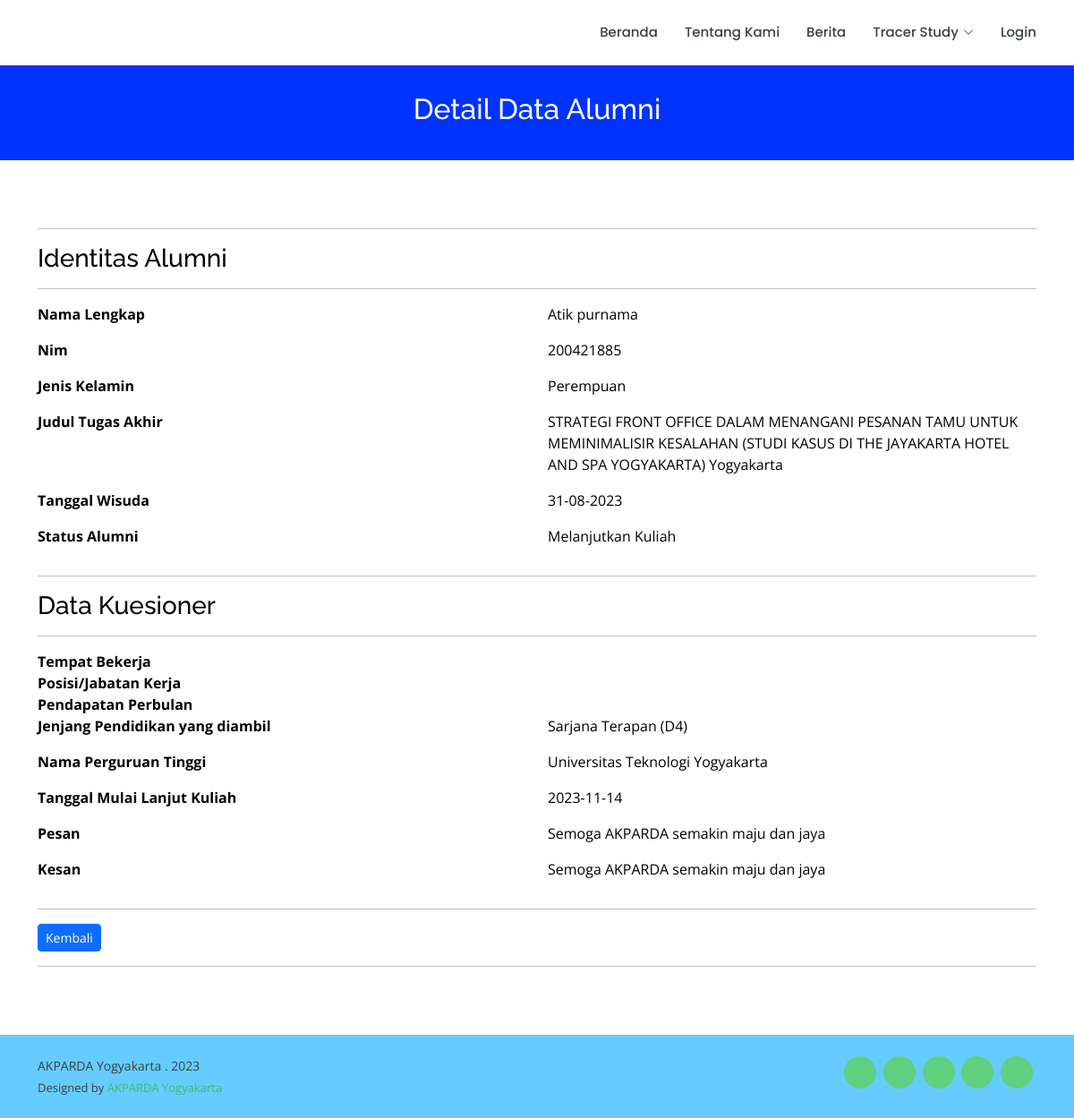
The app's page /alumni_detail.php?id_tracer=1 with its own data.
### tables this page shows
CREATE TABLE `tb_tracerstudy` (
  `id_tracer` int(11) NOT NULL,
  `nim` int(11) NOT NULL,
  `tanggal` date NOT NULL,
  `P1` varchar(200) NOT NULL,
  `P2` varchar(200) NOT NULL,
  `P3` varchar(200) NOT NULL,
  `P4` varchar(200) NOT NULL,
  `P5` varchar(200) NOT NULL,
  `P6` varchar(200) NOT NULL,
  `P7` varchar(200) NOT NULL,
  `P8` varchar(200) NOT NULL,
  `P9` varchar(200) NOT NULL,
  `P10` varchar(200) NOT NULL,
  `P11` varchar(200) NOT NULL,
  `P12` varchar(200) NOT NULL,
  `P13` varchar(200) NOT NULL,
  `P14` varchar(200) NOT NULL,
  `P15` varchar(200) NOT NULL,
  `P16` varchar(200) NOT NULL,
  `opsi_1` varchar(200) NOT NULL,
  `opsi_2` varchar(200) NOT NULL,
  `opsi_3` varchar(200) NOT NULL,
  `opsi_4` varchar(200) NOT NULL,
  `opsi_5` varchar(200) NOT NULL,
  `opsi_6` varchar(200) NOT NULL,
  `opsi_7` varchar(200) NOT NULL,
  `opsi_8` varchar(200) NOT NULL,
  `opsi_9` varchar(200) NOT NULL,
  `opsi_10` varchar(200) NOT NULL,
  `opsi_11` varchar(200) NOT NULL,
  `opsi_12` varchar(200) NOT NULL,
  `opsi_13` varchar(200) NOT NULL,
  `pesan` mediumtext NOT NULL,
  `kesan` mediumtext NOT NULL
);

CREATE TABLE `tb_alumni` (
  `nim` int(11) NOT NULL,
  `nama_lengkap` varchar(100) NOT NULL,
  `tempat_lahir` varchar(50) NOT NULL,
  `tanggal_lahir` date NOT NULL,
  `jenis_kelamin` enum('Laki-Laki','Perempuan','','') NOT NULL,
  `agama` enum('Islam','Kristen','Katholik','Hindu','Budha') NOT NULL,
  `nama_orangtua` varchar(100) NOT NULL,
  `alamat_orangtua` mediumtext NOT NULL,
  `alamat_mahasiswa` mediumtext NOT NULL,
  `no_telepon` char(13) NOT NULL,
  `email` varchar(100) NOT NULL,
  `password` char(32) NOT NULL,
  `judul_TA` mediumtext NOT NULL,
  `dosen_pembimbing_1` varchar(50) NOT NULL,
  `dosen_pembimbing_2` varchar(50) NOT NULL,
  `total_sks` int(11) NOT NULL,
  `tanggal_wisuda` date NOT NULL,
  `ipk` varchar(20) NOT NULL
);

### alumni_detail.php (the view, shortened to what this page needs)
<?php
include "header.php";
?>
  <main id="main" data-aos="fade-in">
    <div class="breadcrumbs">
      <div class="container">
         <h2>Detail Data Alumni</h2>
      </div>
    </div>
     <section id="about" class="about">
        <?php
    if(isset($_GET['id_tracer'])){
        $idtracer    =$_GET['id_tracer'];
    }
    else {
        die ("Database error!");
    }
     include "db/koneksi.php";
    $query    =mysqli_query($con, "SELECT * FROM tb_tracerstudy LEFT JOIN tb_alumni ON tb_tracerstudy.nim= tb_alumni.nim WHERE id_tracer='$idtracer'");
    $result    =mysqli_fetch_array($query);
?>
      <div class="container emp-profile">
            <form method="post">
                <div class="row">
                     <div class="col-md-12">
                        <div class="tab-content profile-tab" id="myTabContent">
                            <div class="tab-pane fade show active" id="home" role="tabpanel" aria-labelledby="home-tab">
                                 <hr>
                                <h3>Identitas Alumni</h3>
                                <hr>
                                        <div class="row">
                                            <div class="col-md-6">
                                                <b><label>Nama Lengkap</label></b>
                                            </div>
                                            <div class="col-md-6">
                                                <p><?php echo $result['nama_lengkap']?></p>
                                            </div>
                                        </div>
                                        <div class="row">
                                            <div class="col-md-6">
                                                <b><label>Nim</label></b>
                                            </div>
                                            <div class="col-md-6">
                                                <p><?php echo $result['nim']?></p>
                                            </div>
                                        </div>
                                        <div class="row">
                                            <div class="col-md-6">
                                                <b><label>Jenis Kelamin</label></b>
                                            </div>
                                            <div class="col-md-6">
                                                <p><?php echo $result['jenis_kelamin']?></p>
                                            </div>
                                        </div>
                                         <div class="row">
                                            <div class="col-md-6">
                                                <b><label>Judul Tugas Akhir</label></b>
                                            </div>
                                            <div class="col-md-6">
                                                <p><?php echo $result['judul_TA']?></p>
                                            </div>
                                        </div>
                                        <div class="row">
                                            <div class="col-md-6">
                                                <b><label>Tanggal Wisuda</label></b>
                                            </div>
                                            <div class="col-md-6">
                                                <p><?php echo date('d-m-Y', strtotime($result ["tanggal_wisuda"]));?></p>
                                            </div>
                                        </div>
                                        <div class="row">
                                            <div class="col-md-6">
                                               <b> <label>Status Alumni</label></b>
                                            </div>
                                            <div class="col-md-6">
                                                <p><?php echo $result['P1']?></p>
                                            </div>
                                        </div>
                                         <hr>
                                        <h3>Data Kuesioner</h3>
                                         <hr>
                                          <div class="row">
                                            <div class="col-md-6">
                                                <b><label>Tempat Bekerja</label></b>
                                            </div>
                                            <div class="col-md-6">
                                            </div>
                                        </div>
                                        <div class="row">
                                            <div class="col-md-6">
                                                <b><label>Posisi/Jabatan Kerja</label></b>
                                            </div>
                                            <div class="col-md-6">
                                            </div>
                                        </div>
                                        <div class="row">
                                            <div class="col-md-6">
                                                <b><label>Pendapatan Perbulan</label></b>
                                            </div>
                                            <div class="col-md-6">
                                            </div>
                                        </div>
                                        <div class="row">
                                            <div class="col-md-6">
                                                <b><label>Jenjang Pendidikan yang diambil</label></b>
                                            </div>
                                            <div class="col-md-6">
                                                <p><?php echo $result['P12']?></p>
                                            </div>
                                        </div>
                                        <div class="row">
                                            <div class="col-md-6">
                                                <b><label>Nama Perguruan Tinggi</label></b>
                                            </div>
                                            <div class="col-md-6">
                                                <p><?php echo $result['P13']?></p>
                                            </div>
                                        </div>
                                        <div class="row">
                                            <div class="col-md-6">
                                                <b><label>Tanggal Mulai Lanjut Kuliah</label></b>
                                            </div>
                                            <div class="col-md-6">
                                                <p><?php echo $result['P14']?></p>
                                            </div>
                                        </div>
                                        <div class="row">
                                            <div class="col-md-6">
                                                <b><label>Pesan</label></b>
                                            </div>
                                            <div class="col-md-6">
                                                <p><?php echo $result['pesan']?></p>
                                            </div>
                                        </div>
                                          <div class="row">
                                            <div class="col-md-6">
                                                <b><label>Kesan</label></b>
                                            </div>
                                            <div class="col-md-6">
                                                <p><?php echo $result['kesan']?></p>
                                            </div>
                                        </div>
                                         <hr>
                                         <div class="news-buttons">
                    <a href="alumni.php" class="btn btn-primary btn-sm">Kembali</a>
                    </div>
                            </div>
                             <hr>
                        </div>
                    </div>
                </div>
            </form>
        </div>
    </section>
    </main>
  <footer id="footer">
    <div class="container d-md-flex py-4">
      <div class="me-md-auto text-center text-md-start">
        <div class="copyright">
           AKPARDA Yogyakarta <strong></strong>. 2023
        </div>
        <div class="credits">
          Designed by <a href="https://bootstrapmade.com/">AKPARDA Yogyakarta</a>
        </div>
      </div>
      <div class="social-links text-center text-md-right pt-3 pt-md-0">
        <a href="#" class="twitter"><i class="bx bxl-twitter"></i></a>
        <a href="#" class="facebook"><i class="bx bxl-facebook"></i></a>
        <a href="#" class="instagram"><i class="bx bxl-instagram"></i></a>
        <a href="#" class="google-plus"><i class="bx bxl-skype"></i></a>
        <a href="#" class="linkedin"><i class="bx bxl-linkedin"></i></a>
      </div>
    </div>
  </footer>

### assets/css/style.css (style rules this page uses)
body { font-family: "Open Sans", sans-serif; color: #000000; }
a { color: #cccccc; text-decoration: none; }
h1, h2, h3, h4, h5, h6 { font-family: "Raleway", sans-serif; }
section { padding: 60px 0; overflow: hidden; }
.breadcrumbs { margin-top: 73px; text-align: center; background: #0033FF; padding: 30px 0; color: #fff; }
.breadcrumbs h2 { font-size: 32px; font-weight: 500; }
#footer { color: #37423b; font-size: 14px; background: #66CCFF; }
#footer .credits { padding-top: 5px; font-size: 13px; }
#footer .credits a { color: #3ac162; transition: 0.3s; }
#footer .social-links a { font-size: 18px; display: inline-block; background: #5fcf80; color: #fff; line-height: 1; padding: 8px 0; margin-right: 4px; border-radius: 50%; text-align: center; width: 36px; height: 36px; transition: 0.3s; }

### records on screen
tb_tracerstudy: nim.nama_lengkap "Atik purnama", nim.nim "200421885", nim.jenis_kelamin "Perempuan", nim.judul_TA "STRATEGI FRONT OFFICE DALAM MENANGANI PESANAN TAMU UNTUK MEMINIMALISIR KESALAHAN (STUDI KASUS DI THE JAYAKARTA HOTEL AND SPA YOGYAKARTA) Yogyakarta", nim.tanggal_wisuda "31-08-2023", P1 "Melanjutkan Kuliah", P12 "Sarjana Terapan (D4)", P13 "Universitas Teknologi Yogyakarta", P14 "2023-11-14", pesan "Semoga AKPARDA semakin maju dan jaya", kesan "Semoga AKPARDA semakin maju dan jaya"
